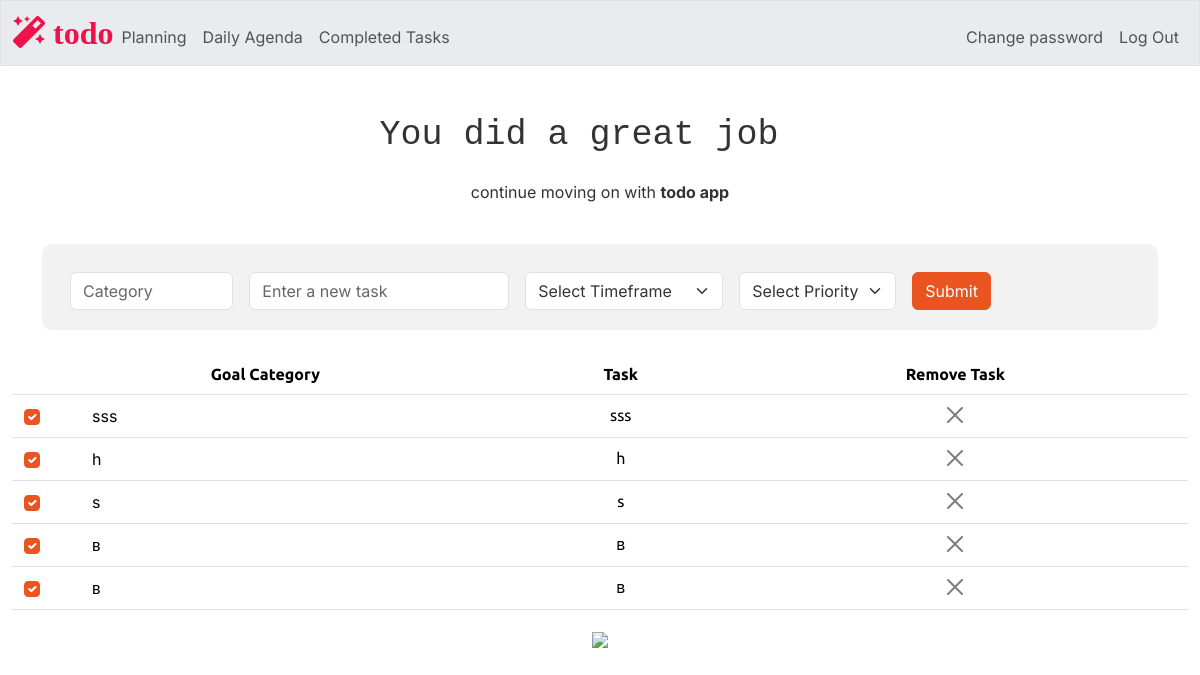
The page /completed (signed in) on the database its author committed.
### tables this page shows
CREATE TABLE tasks (
    id INTEGER PRIMARY KEY AUTOINCREMENT NOT NULL,
    users_id INTEGER NOT NULL,
    category TEXT NOT NULL,
    task TEXT NOT NULL,
    timeframe TEXT,
    priority TEXT,
    completion INTEGER DEFAULT 0, -- Default to 0 (false) for not completed
    FOREIGN KEY (users_id) REFERENCES users(id)
);

### app.py (the view)
@app.route("/completed", methods=["GET", "POST"])
@login_required
def completed():
    users_id = session["user_id"]
    tasks = db.execute("SELECT category, task, completion FROM tasks WHERE users_id =? AND completion = 1", users_id)
    welcome_message_h1 = "You did a great job "
    welcome_message_p = "continue moving on with "
    return render_template("completed.html", tasks=tasks, welcome_message_h1 = welcome_message_h1, welcome_message_p = welcome_message_p)

### app.py (called while the page is built)
@app.after_request
def after_request(response):
    response.headers["Cache-Control"] = "no-cache, no-store, must-revalidate"
    response.headers["Expires"] = 0
    response.headers["Pragma"] = "no-cache"
    return response

### helpers.py (called while the page is built)
def login_required(f):
    @wraps(f)
    def decorated_function(*args, **kwargs):
        if session.get("user_id") is None:
            return redirect("/login")
        return f(*args, **kwargs)
    return decorated_function

### templates/completed.html (shortened to what this page needs)
{% extends "layout.html" %}
{% block main %}
    <table class="table">
        <thead>
            <tr>
                <th> Goal Category</th>
                <th> Task </th>
                <th> Remove Task </th>
            </tr>
        </thead>
        <tbody>
            {% for task in tasks %}
                <tr id="todo_row_{{ task.id }}" >
                    <td class="align-middle">
                        <div class="d-flex align-items-center " >
                            <div class=" col-auto d-flex justify-content-center align-items-center form-check" >
                                <input class="form-check-input completion-checkbox"
                                        type="checkbox"
                                        id="completion_{{ task.id }}"
                                        name="task_completion"
                                        data-task-id="{{ task.id }}"
                                        data-completion="{{ task.completion}}"
                                        {% if task.completion == 1 %}checked{% endif %}
                                        onchange="updateTaskStatus(this)">
                            </div>
                            <label class="form-check-label ms-5" for="completion_{{ task.id }}">
                                {{ task.category }}
                            </label>
                        </div>
                    </td>
                    <td>{{ task.task }}</td>
                    <td>
                        <button class="btn-close" data-bs-toggle="modal" data-bs-target="#deleteConfirmationModal_{{ task.id }}"></button>
                    </td>
                </tr>
            {% endfor %}
        </tbody>
    </table>
    <img src="/static/completed.png" class="wide-image">
{% endblock %}

### static/styles.css (style rules this page uses)
p, span, div, h1, button { font-family: 'Inter', sans-serif; }
body { background-color: # f6f5f4; }

### rows shown on the page
tasks: completion "☑", category "sss", task "sss"
tasks: completion "☑", category "h", task "h"
tasks: completion "☑", category "s", task "s"
tasks: completion "☑", category "в", task "в"
tasks: completion "☑", category "в", task "в"

### other values the page prints
{{ welcome_message_h1 }} "You did a great job"
{{ welcome_message_p }} "continue moving on with"
